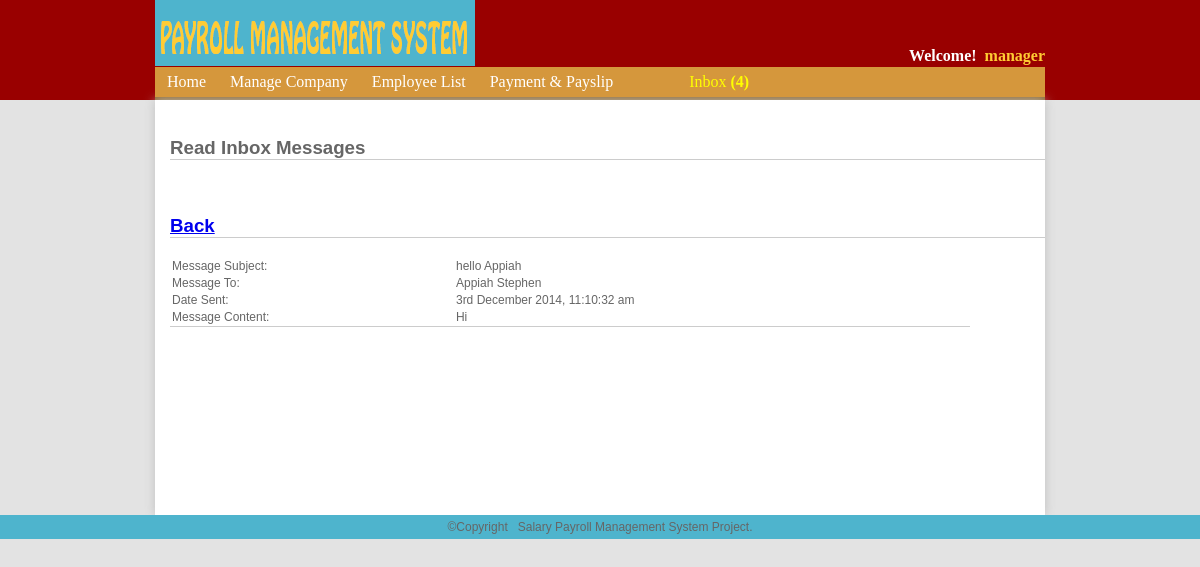
The page /view-outbox.php?out=102 (signed in) on the database its author committed.
### tables this page shows
CREATE TABLE IF NOT EXISTS `outbox` (
  `outboxId` int(11) NOT NULL AUTO_INCREMENT,
  `empId` int(11) NOT NULL,
  `username` varchar(255) NOT NULL,
  `title` varchar(255) NOT NULL,
  `content` longtext NOT NULL,
  `sendDate` varchar(255) NOT NULL,
  PRIMARY KEY (`outboxId`)
);

### view-outbox.php (the view, shortened to what this page needs)
<?php
include 'core/initForMainLogPage.php';
if(isset($_GET['out']) && !empty($_GET['out'])){
	$page=$_GET['out'];
}
?>
<?php include 'includes/adminHeadAll.php';?>
<header>
 <?php include 'includes/managerMenu.php';?>
  </header>
  <div class="container">
  <br/>
	<h3>Read Inbox Messages</h3>
 <br/>
 	<h3 class="back"><a href="outbox.php">Back</a></h3>
	<?php
	$sql="SELECT * FROM outbox WHERE outboxId=$page";
	$query=mysql_query($sql);
	while($rows=mysql_fetch_array($query)){
		$username=$rows['username'];
		$title=$rows['title'];
		$content=$rows['content'];
		$recievedDate=$rows['sendDate'];
	}
	?>
   <div class="inbox-outbox"> <table cellpadding="1" cellspacing="1" border="0">
    <tr><td>Message Subject: </td><td><?php if(isset($title)){echo $title;}?></td></tr>
    <tr><td>Message To: </td><td><?php  if(isset($username)){echo $username;}?></td></tr>
    <tr><td>Date Sent: </td><td><?php  if(isset($recievedDate)){echo $recievedDate;}?></td></tr>
    <tr><td>Message Content: </td><td><?php  if(isset($content)){echo $content;}?></td></tr>
    </table></div>
 </div>
	 <?php include 'includes/footerAll.php';?>
</body>
</html>

### css/adminStyle.css (style rules this page uses)
body { margin:0; padding:0; background:#e3e3e3; font: 100% Georgia, "Times New Roman", Times, serif; }
.container { width:875px; margin:auto; background:white; padding-left:15px; padding-bottom:15px; min-height:400px; -webkit-box-shadow:0px 0px 10px #c0c0c0; -moz-box-shadow:0px 0px 10px #c0c0c0; box-shadow:0px 0px 10px #c0c0c0; }
header { width:890px; margin:auto; height:33px; background:#D5973C; margin-top:-33px; z-index:1; }
h3 { border-bottom:1px solid #CCC; color:#666; font-family:"Arial Black", Gadget, sans-serif; }
.inbox-outbox table { border-bottom:1px solid #CCC; color:#666; font-family:"Arial Black", Gadget, sans-serif; font-size:12px; width:800px; }

### rows shown on the page
outbox: title "hello Appiah", username "Appiah Stephen", sendDate "3rd December 2014, 11:10:32 am", content "Hi"

### other values the page prints
$usernameData "manager"
$inboxMessageNew "4"
